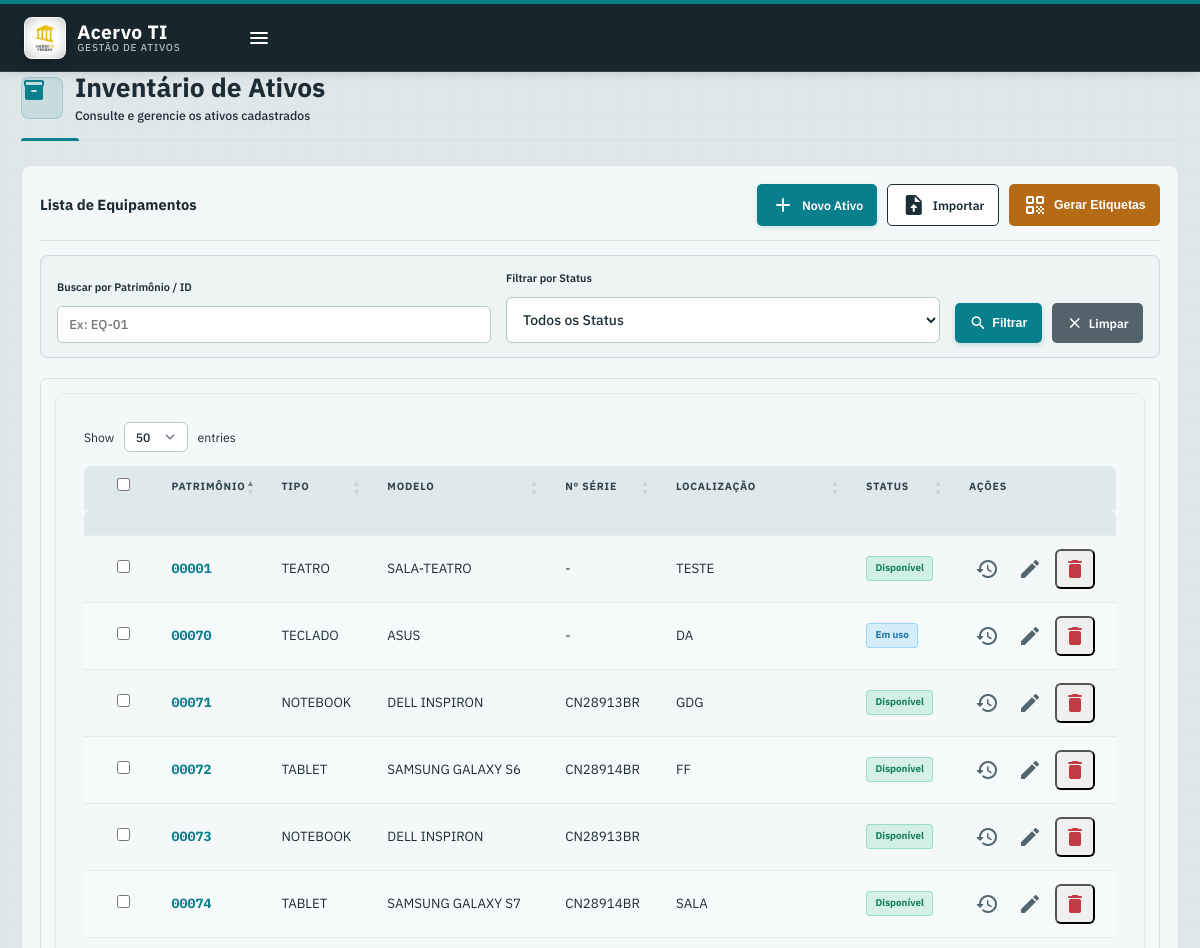
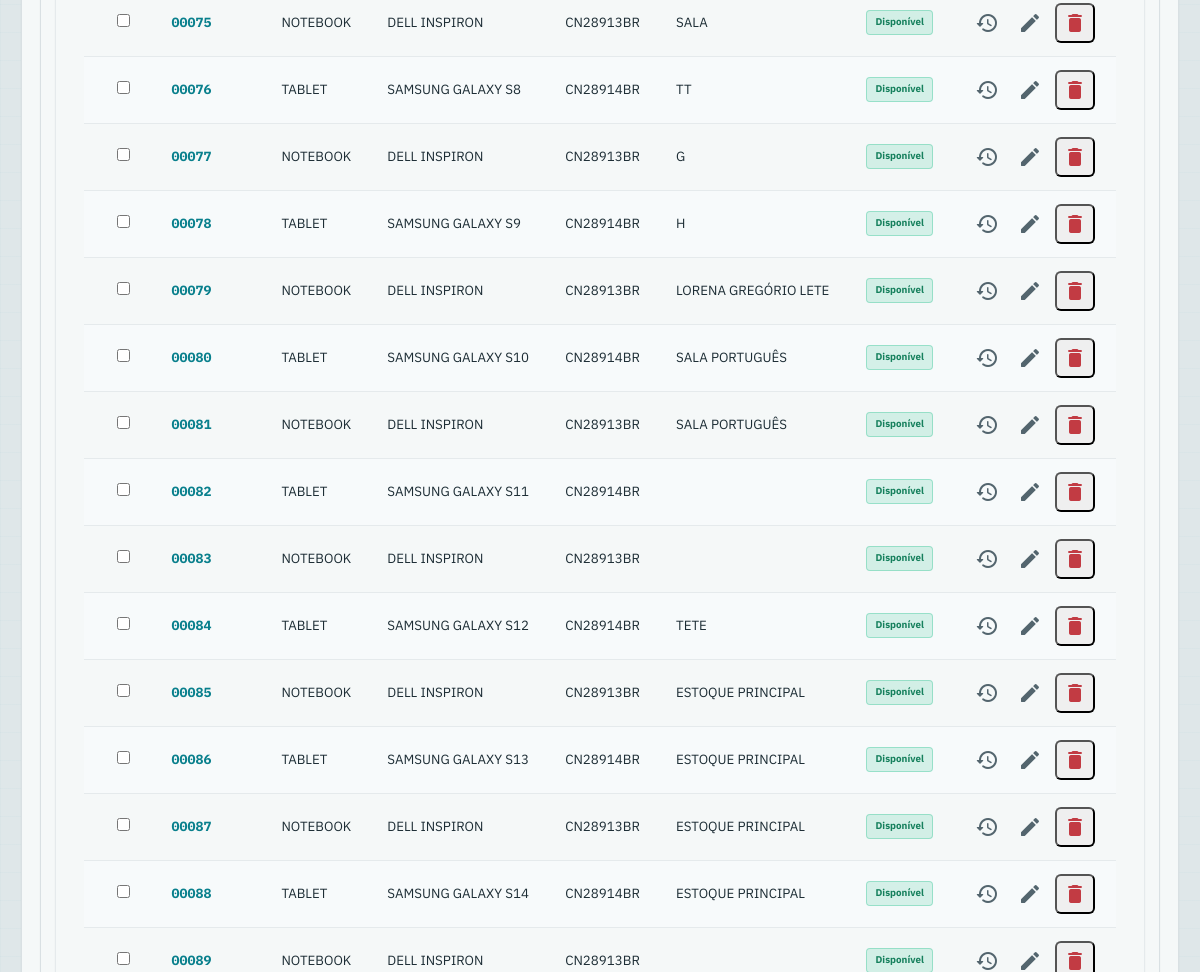
The app's page /inventario (signed in) with its own data (2 pictures, top to bottom).
### models.py (models this page shows)
class Notebook(db.Model):
    __tablename__ = 'notebooks'
    id: Mapped[str] = mapped_column(String, primary_key=True)
    numero_carrinho: Mapped[int] = mapped_column(Integer, unique=True, nullable=True)
    tipo: Mapped[str] = mapped_column(String, default='Notebook')
    modelo: Mapped[str] = mapped_column(String, nullable=True)
    numero_serie: Mapped[str] = mapped_column(String, nullable=True)
    data_compra: Mapped[str] = mapped_column(Text, nullable=True) # CORREÇÃO DEFINITIVA: Usar Text para evitar conversão automática de data pelo SQLAlchemy.
    status: Mapped[str] = mapped_column(String, default='Disponível')
    localizacao: Mapped[str] = mapped_column(String, nullable=True)
    observacoes: Mapped[str] = mapped_column(Text, nullable=True)
    data_cadastro: Mapped[str] = mapped_column(Text, default=lambda: datetime.now().isoformat())

### inventory.py (the view)
@inventory_bp.route('/inventario')
@login_required
def inventario():
    patrimonio_filtro = request.args.get('patrimonio', '').strip().upper()
    status_filtro = request.args.get('status', '').strip()
    query = db.session.query(Notebook).with_entities(
        Notebook.id, Notebook.tipo, Notebook.modelo, Notebook.numero_serie,
        Notebook.localizacao, Notebook.status
    )
    if patrimonio_filtro:
        query = query.filter(Notebook.id.like(f"%{patrimonio_filtro}%"))
    if status_filtro:
        query = query.filter(Notebook.status == status_filtro)
    notebooks = query.order_by(Notebook.id).all()
    return render_template('inventario.html', notebooks=notebooks, filtro_patrimonio=patrimonio_filtro, filtro_status=status_filtro)

### app.py (called while the page is built, shortened)
def get_license_info(force_revalidate: bool = False) -> tuple:
    global _license_cache
    if force_revalidate:
        _license_cache = {'time': 0, 'data': None}
    if not force_revalidate and _license_cache['data'] and time.time() - _license_cache['time'] < 300:
        return _license_cache['data']

@app.before_request
def start_request_timer():
    g.request_started_at = time.perf_counter()

@app.after_request
def add_header(response):
    started_at = getattr(g, 'request_started_at', None)
    if started_at is not None:
        elapsed_seconds = time.perf_counter() - started_at
    if 'text/html' in response.content_type:
        response.headers['Cache-Control'] = 'no-store, no-cache, must-revalidate, max-age=0'
        response.headers['Pragma'] = 'no-cache'
        response.headers['Expires'] = '-1'
    return response

@app.context_processor
def override_url_for():
    return dict(url_for=dated_url_for)

def dated_url_for(endpoint, **values):
    if endpoint == 'static':
        filename = values.get('filename', None)
        if filename:
            file_path = os.path.join(app.root_path, endpoint, filename)
            try:
                values['q'] = int(os.stat(file_path).st_mtime)
            except OSError:
                pass
    from flask import url_for as flask_url_for
    return flask_url_for(endpoint, **values)

@app.before_request
def check_license_access():
    license_check_started_at = time.perf_counter()
    status, days, modules = get_license_info()
    license_check_elapsed = time.perf_counter() - license_check_started_at
    g.license_status = status
    g.days_left = days
    g.modules = modules # Armazena os módulos disponíveis para esta requisição
    allowed_endpoints = {
        'ativacao', 'ativacao_online', 'static', 'favicon',
        'auth.login', 'auth.logout'
    }
    if request.endpoint in allowed_endpoints or request.path == '/ativacao':
        return
    if 'user_id' in session and session.get('modules') != modules:
        session['modules'] = modules
    if status in ['EXPIRED', 'INVALID'] and request.path != '/ativacao':
        return redirect(url_for('ativacao'))

### templates/inventario.html (shortened to what this page needs)
{% extends 'base.html' %}
{% block page_title %}Inventário de Ativos{% endblock %}
{% block content %}
<div class="card inventory-shell">
    <div class="card-header inventory-header" style="display: flex; justify-content: space-between; align-items: center; flex-wrap: wrap; gap: 10px;">
        <span>Lista de Equipamentos</span>
        <div style="display: flex; gap: 10px; flex-wrap: wrap;">
            <a href="{{ url_for('inventory.cadastro') }}" class="btn btn-primary">
                <span class="material-icons-round">add</span> Novo Ativo
            </a>
            <a href="{{ url_for('inventory.importar') }}" class="btn btn-outline" style="border-color: var(--primary-color); color: var(--primary-color);" title="Importar Excel">
                <span class="material-icons-round">upload_file</span> Importar
            </a>
            <button type="button" class="btn btn-warning" onclick="submeterEtiquetas()">
                <span class="material-icons-round">qr_code</span> Gerar Etiquetas
            </button>
        </div>
    </div>
    <div class="inventory-filter" style="background: var(--bg-card); padding: 15px 20px; border-radius: 8px; border: 1px solid var(--border-color); margin-bottom: 20px; box-shadow: 0 2px 5px rgba(0,0,0,0.02);">
        <form method="GET" action="{{ url_for('inventory.inventario') }}" style="display: flex; gap: 15px; flex-wrap: wrap; align-items: flex-end; margin: 0;">
            <div style="flex: 1; min-width: 200px;">
                <label style="display: block; font-size: 0.85rem; font-weight: 600; margin-bottom: 5px; color: var(--text-muted);">Buscar por Patrimônio / ID</label>
                <input type="text" name="patrimonio" value="{{ filtro_patrimonio }}" placeholder="Ex: EQ-01" class="form-input-std" style="width: 100%;">
            </div>
            <div style="flex: 1; min-width: 200px;">
                <label style="display: block; font-size: 0.85rem; font-weight: 600; margin-bottom: 5px; color: var(--text-muted);">Filtrar por Status</label>
                <select name="status" class="form-input-std" style="width: 100%;">
                    <option value="">Todos os Status</option>
                </select>
            </div>
            <div style="display: flex; gap: 10px;">
                <button type="submit" class="btn btn-primary" style="display: flex; align-items: center; gap: 5px; height: 40px;">
                    <span class="material-icons-round" style="font-size: 18px;">search</span> Filtrar
                </button>
                <a href="{{ url_for('inventory.inventario') }}" class="btn btn-secondary" style="display: flex; align-items: center; gap: 5px; height: 40px; text-decoration: none;">
                    <span class="material-icons-round" style="font-size: 18px;">clear</span> Limpar
                </a>
            </div>
        </form>
    </div>
    <div class="table-container inventory-table">
        <table id="tabelaInventario" class="table" style="width:100%; min-width: 800px;">
            <thead>
                <tr>
                    <th style="width: 40px; text-align: center;"><input type="checkbox" id="selectAll"></th>
                    <th>Patrimônio</th>
                    <th>Tipo</th>
                    <th>Modelo</th>
                    <th>Nº Série</th>
                    <th>Localização</th>
                    <th>Status</th>
                    <th>Ações</th>
                </tr>
            </thead>
            <tbody>
                {% for nb in notebooks %}
                <tr>
                    <td style="text-align: center;">
                        <input type="checkbox" name="selected_ids" value="{{ nb.id }}" class="item-check" form="formEtiquetas">
                    </td>
                    <td style="font-weight: bold;">
                        <a href="{{ url_for('inventory.historico', notebook_id=nb.id) }}" class="inventory-id" title="Ver Detalhes do Produto">{{ nb.id }}</a>
                    </td>
                    <td>{{ nb.tipo }}</td>
                    <td>{{ nb.modelo }}</td>
                    <td>{{ nb.numero_serie or '-' }}</td>
                    <td>{{ nb.localizacao }}</td>
                    <td>
                        {% if nb.status == 'Disponível' %}
                            <span class="status-badge status-disponivel">{{ nb.status }}</span>
                        {% elif nb.status == 'Em uso' %}
                            <span class="status-badge status-em-uso">{{ nb.status }}</span>
                        {% elif nb.status == 'Em manutenção' %}
                            <span class="status-badge status-manutencao">{{ nb.status }}</span>
                        {% else %}
                            <span class="status-badge status-inativo">{{ nb.status }}</span>
                        {% endif %}
                    </td>
                    <td>
                        <div class="table-actions">
                            <a href="{{ url_for('inventory.historico', notebook_id=nb.id) }}" title="Histórico">
                                <span class="material-icons-round">history</span>
                            </a>
                            <a href="{{ url_for('inventory.editar', notebook_id=nb.id) }}" title="Editar">
                                <span class="material-icons-round">edit</span>
                            </a>
                            {% if session.perm_config %}
                            <form action="{{ url_for('inventory.remover', notebook_id=nb.id) }}" method="POST" style="display:inline;" onsubmit="return confirm('Tem certeza?');">
                                <button type="submit" class="action-danger" title="Excluir">
                                    <span class="material-icons-round">delete</span>
                                </button>
                            </form>
                            {% endif %}
                        </div>
                    </td>
                </tr>
                {% endfor %}
            </tbody>
        </table>
    </div>
</div>
{% endblock %}

### templates/base.html (shortened to what this page needs)
<!DOCTYPE html>
<html lang="pt-br">
<head>
    <link rel="stylesheet" href="{{ url_for('static', filename='style.css') }}">
    <link rel="stylesheet" href="https://cdn.datatables.net/1.13.6/css/jquery.dataTables.min.css">
    <link rel="stylesheet" href="https://cdn.datatables.net/buttons/2.4.1/css/buttons.dataTables.min.css">
</head>
<body data-flash-messages="{{ get_flashed_messages(with_categories=true) | tojson | forceescape }}">
    <div class="main-content" style="flex-grow: 1; display: flex; flex-direction: column;">
        <header class="top-header">
            <div class="header-left">
                <a href="{{ url_for('dashboard') }}" class="brand-block" aria-label="Acervo TI - Gestão de ativos">
                    <span class="brand-emblem">
                        <img src="{{ url_for('static', filename='favicon.png') }}" alt="Logo do Colégio de Vinhedo">
                    </span>
                    <span class="brand-copy">
                        <strong>Acervo TI</strong>
                        <small>Gestão de ativos</small>
                    </span>
                </a>
                {% if not request.args.get('kiosk') %}
                <button class="mobile-menu-btn" aria-label="Abrir Menu" onclick="document.getElementById('mainNav').classList.toggle('show')" style="color: #ffffff;">
                    <span class="material-icons-round">menu</span>
                </button>
                {% endif %}
            </div>
        </header>
        <div class="content-wrapper" style="padding-top: 72px; flex-grow: 1;">
            <div class="local-page-header">
                <span class="material-icons-round page-icon">{{ page_icons.get(request.endpoint, 'grid_view') }}</span>
                <div class="page-heading-copy">
                    <h1 class="page-title">{{ self.page_title() }}</h1>
                    <p class="page-subtitle">{{ page_subtitles.get(request.endpoint, 'Gestão e controle operacional') }}</p>
                </div>
            </div>
            {% block content %}{% endblock %}
        </div>
    </div>
</body>
</html>

### templates/base.html (style rules this page uses)
.top-header { position: fixed !important; top: 0 !important; left: 0 !important; right: 0 !important; width: 100% !important; box-sizing: border-box !important; background: var(--bg-sidebar) !important; backdrop-filter: none !important; -webkit-backdrop-filter: none !important; border-bottom: 1px solid rgba(255, 255, 255, 0.1) !important; box-shadow: 0 2px 10px rgba(23, 37, 45, 0.12) !important; padding: 8px 24px !important; display: flex !important; justify-content: space-between !important; align-items: center !important; z-index: 1000 !important; }

### templates/inventario.html (style rules this page uses)
.inventory-shell { padding: 18px; }
.inventory-header { display: flex; justify-content: space-between; align-items: center; flex-wrap: wrap; gap: 12px; padding-bottom: 14px; border-bottom: 1px solid var(--border-color); }
.inventory-filter { background: #eef3f4 !important; border-color: #cbd8db !important; padding: 14px 16px !important; }
.inventory-filter label { color: var(--text-main) !important; font-size: .78rem !important; }
.inventory-table { border: 1px solid var(--border-color); border-radius: 7px; overflow: hidden; }
.inventory-table .table { margin: 0; }
.inventory-table .table thead th { background: #dfe8eb !important; color: #30464f !important; }
.inventory-table .table tbody tr:nth-child(even) { background: #f7fafb; }
.inventory-id { color: var(--primary) !important; font-family: 'IBM Plex Mono', monospace; }

### records on screen
Notebook: id "00001", tipo "TEATRO", modelo "SALA-TEATRO", numero_serie "-", localizacao "TESTE", status "Disponível"
Notebook: id "00070", tipo "TECLADO", modelo "ASUS", numero_serie "-", localizacao "DA", status "Em uso"
Notebook: id "00071", tipo "NOTEBOOK", modelo "DELL INSPIRON", numero_serie "CN28913BR", localizacao "GDG", status "Disponível"
Notebook: id "00072", tipo "TABLET", modelo "SAMSUNG GALAXY S6", numero_serie "CN28914BR", localizacao "FF", status "Disponível"
Notebook: id "00073", tipo "NOTEBOOK", modelo "DELL INSPIRON", numero_serie "CN28913BR", status "Disponível"
Notebook: id "00074", tipo "TABLET", modelo "SAMSUNG GALAXY S7", numero_serie "CN28914BR", localizacao "SALA", status "Disponível"
Notebook: id "00075", tipo "NOTEBOOK", modelo "DELL INSPIRON", numero_serie "CN28913BR", localizacao "SALA", status "Disponível"
Notebook: id "00076", tipo "TABLET", modelo "SAMSUNG GALAXY S8", numero_serie "CN28914BR", localizacao "TT", status "Disponível"
Notebook: id "00077", tipo "NOTEBOOK", modelo "DELL INSPIRON", numero_serie "CN28913BR", localizacao "G", status "Disponível"
Notebook: id "00078", tipo "TABLET", modelo "SAMSUNG GALAXY S9", numero_serie "CN28914BR", localizacao "H", status "Disponível"
Notebook: id "00079", tipo "NOTEBOOK", modelo "DELL INSPIRON", numero_serie "CN28913BR", localizacao "LORENA GREGÓRIO LETE", status "Disponível"
Notebook: id "00080", tipo "TABLET", modelo "SAMSUNG GALAXY S10", numero_serie "CN28914BR", localizacao "SALA PORTUGUÊS", status "Disponível"
Notebook: id "00081", tipo "NOTEBOOK", modelo "DELL INSPIRON", numero_serie "CN28913BR", localizacao "SALA PORTUGUÊS", status "Disponível"
Notebook: id "00082", tipo "TABLET", modelo "SAMSUNG GALAXY S11", numero_serie "CN28914BR", status "Disponível"
Notebook: id "00083", tipo "NOTEBOOK", modelo "DELL INSPIRON", numero_serie "CN28913BR", status "Disponível"
Notebook: id "00084", tipo "TABLET", modelo "SAMSUNG GALAXY S12", numero_serie "CN28914BR", localizacao "TETE", status "Disponível"
Notebook: id "00085", tipo "NOTEBOOK", modelo "DELL INSPIRON", numero_serie "CN28913BR", localizacao "ESTOQUE PRINCIPAL", status "Disponível"
Notebook: id "00086", tipo "TABLET", modelo "SAMSUNG GALAXY S13", numero_serie "CN28914BR", localizacao "ESTOQUE PRINCIPAL", status "Disponível"
Notebook: id "00087", tipo "NOTEBOOK", modelo "DELL INSPIRON", numero_serie "CN28913BR", localizacao "ESTOQUE PRINCIPAL", status "Disponível"
Notebook: id "00088", tipo "TABLET", modelo "SAMSUNG GALAXY S14", numero_serie "CN28914BR", localizacao "ESTOQUE PRINCIPAL", status "Disponível"
Notebook: id "00089", tipo "NOTEBOOK", modelo "DELL INSPIRON", numero_serie "CN28913BR", status "Disponível"

### other values on screen
{{ page_subtitles.get(request.endpoint, 'Gestão e controle operacional') }} "Consulte e gerencie os ativos cadastrados"
